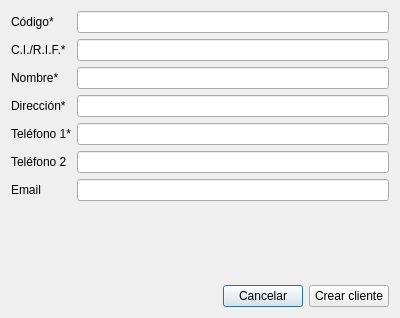
<?xml version="1.0" encoding="UTF-8"?>
<ui version="4.0">
 <class>newClient</class>
 <widget class="QDialog" name="newClient">
  <property name="geometry">
   <rect>
    <x>0</x>
    <y>0</y>
    <width>400</width>
    <height>318</height>
   </rect>
  </property>
  <property name="windowTitle">
   <string>Dialog</string>
  </property>
  <layout class="QVBoxLayout" name="verticalLayout">
   <item>
    <layout class="QFormLayout" name="formLayout">
     <item row="0" column="0">
      <widget class="QLabel" name="label">
       <property name="text">
        <string>Código*</string>
       </property>
      </widget>
     </item>
     <item row="1" column="0">
      <widget class="QLabel" name="label_2">
       <property name="text">
        <string>C.I./R.I.F.*</string>
       </property>
      </widget>
     </item>
     <item row="2" column="0">
      <widget class="QLabel" name="label_3">
       <property name="text">
        <string>Nombre*</string>
       </property>
      </widget>
     </item>
     <item row="4" column="0">
      <widget class="QLabel" name="label_4">
       <property name="text">
        <string>Teléfono 1*</string>
       </property>
      </widget>
     </item>
     <item row="5" column="0">
      <widget class="QLabel" name="label_6">
       <property name="text">
        <string>Teléfono 2</string>
       </property>
      </widget>
     </item>
     <item row="6" column="0">
      <widget class="QLabel" name="label_7">
       <property name="text">
        <string>Email</string>
       </property>
      </widget>
     </item>
     <item row="3" column="0">
      <widget class="QLabel" name="label_5">
       <property name="text">
        <string>Dirección*</string>
       </property>
      </widget>
     </item>
     <item row="0" column="1">
      <widget class="QLineEdit" name="codeLineEdit"/>
     </item>
     <item row="1" column="1">
      <widget class="QLineEdit" name="cirifLineEdit"/>
     </item>
     <item row="2" column="1">
      <widget class="QLineEdit" name="nameLineEdit"/>
     </item>
     <item row="3" column="1">
      <widget class="QLineEdit" name="addressLineEdit"/>
     </item>
     <item row="4" column="1">
      <widget class="QLineEdit" name="tel1LineEdit"/>
     </item>
     <item row="5" column="1">
      <widget class="QLineEdit" name="tel2LineEdit"/>
     </item>
     <item row="6" column="1">
      <widget class="QLineEdit" name="emailLineEdit"/>
     </item>
    </layout>
   </item>
   <item>
    <layout class="QHBoxLayout" name="horizontalLayout">
     <item>
      <spacer name="horizontalSpacer">
       <property name="orientation">
        <enum>Qt::Horizontal</enum>
       </property>
       <property name="sizeHint" stdset="0">
        <size>
         <width>40</width>
         <height>20</height>
        </size>
       </property>
      </spacer>
     </item>
     <item>
      <widget class="QPushButton" name="cancelButton">
       <property name="text">
        <string>Cancelar</string>
       </property>
      </widget>
     </item>
     <item>
      <widget class="QPushButton" name="createClientButton">
       <property name="text">
        <string>Crear cliente</string>
       </property>
      </widget>
     </item>
    </layout>
   </item>
  </layout>
 </widget>
 <resources/>
 <connections/>
</ui>
